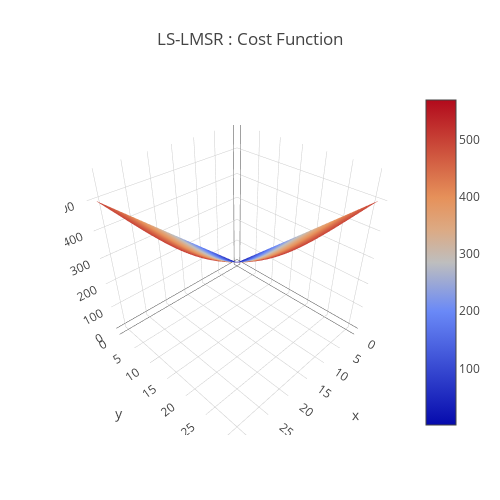

The cell this chart's notebook holds for it:
### Code cell
a = 0.1
data = [
    go.Surface(
        z=cost_function(x,y,a)
    )
]
layout = go.Layout(
    title='LS-LMSR : Cost Function',
    autosize=False,
    width=500,
    height=500,
    margin=dict(
        l=65,
        r=50,
        b=65,
        t=90
    )
)
fig = go.Figure(data=data, layout=layout)
URL = plotly.offline.iplot(fig, filename='Costfunction-3d-surface.html')

### Figure 1 — Plotly figure (JSON) as saved in the notebook; plotly's stock layout.template omitted (floating-point values rounded to 4 significant figures; data arrays with more than 128 entries replaced by an {"elided": "..."} marker saying what was removed)
{"data": [{"type": "surface", "uid": "d3ea8be2-b6fb-4227-9b8e-874b3a1ac41a", "z": {"elided": "32x32 float values"}}], "layout": {"autosize": false, "height": 500, "margin": {"b": 65, "l": 65, "r": 50, "t": 90}, "title": {"text": "LS-LMSR : Cost Function"}, "width": 500}}
